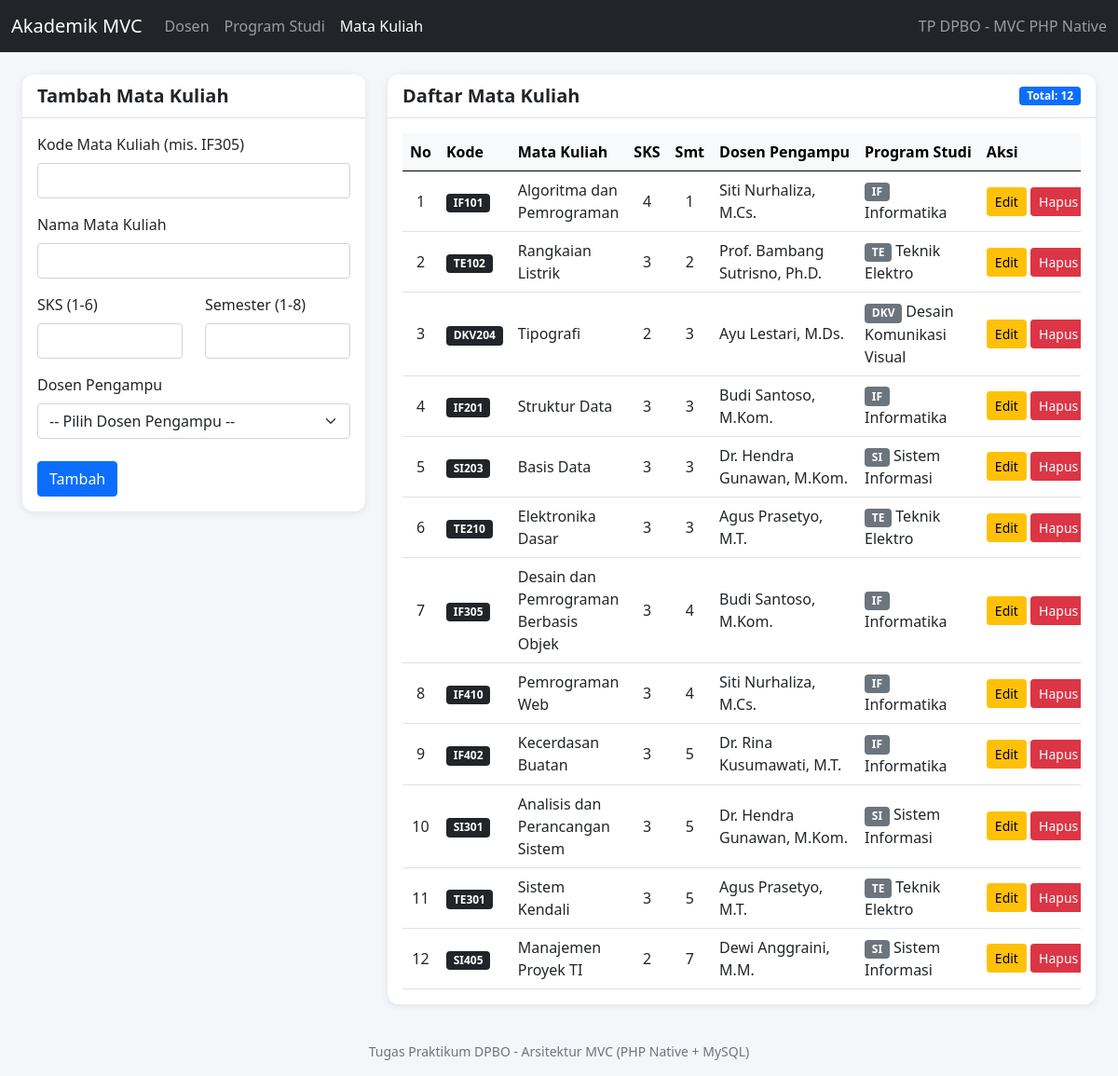
The page /Project/course.php on the database its author committed.
### tables this page shows
CREATE TABLE courses (
    id          INT UNSIGNED NOT NULL AUTO_INCREMENT,
    code        VARCHAR(10)  NOT NULL,
    name        VARCHAR(150) NOT NULL,
    credits     TINYINT UNSIGNED NOT NULL,
    semester    TINYINT UNSIGNED NOT NULL,
    lecturer_id INT UNSIGNED NOT NULL,
    PRIMARY KEY (id),
    UNIQUE KEY uq_courses_code (code),
    KEY idx_courses_lecturer (lecturer_id),
    CONSTRAINT chk_courses_credits CHECK (credits BETWEEN 1 AND 6),
    CONSTRAINT chk_courses_semester CHECK (semester BETWEEN 1 AND 8),
    CONSTRAINT fk_courses_lecturer
        FOREIGN KEY (lecturer_id) REFERENCES lecturers (id)
        ON DELETE RESTRICT ON UPDATE CASCADE
);

CREATE TABLE lecturers (
    id            INT UNSIGNED NOT NULL AUTO_INCREMENT,
    name          VARCHAR(100) NOT NULL,
    nidn          VARCHAR(10)  NOT NULL,
    email         VARCHAR(100) NOT NULL,
    phone         VARCHAR(20)  NOT NULL,
    academic_rank ENUM('Asisten Ahli','Lektor','Lektor Kepala','Profesor')
                  NOT NULL DEFAULT 'Asisten Ahli',
    join_date     DATE         NOT NULL,
    department_id INT UNSIGNED NOT NULL,
    PRIMARY KEY (id),
    UNIQUE KEY uq_lecturers_nidn (nidn),
    UNIQUE KEY uq_lecturers_email (email),
    KEY idx_lecturers_department (department_id),
    CONSTRAINT fk_lecturers_department
        FOREIGN KEY (department_id) REFERENCES departments (id)
        ON DELETE RESTRICT ON UPDATE CASCADE
);

CREATE TABLE departments (
    id        INT UNSIGNED NOT NULL AUTO_INCREMENT,
    code      VARCHAR(10)  NOT NULL,
    name      VARCHAR(100) NOT NULL,
    head_name VARCHAR(100) NOT NULL,
    building  VARCHAR(100) NOT NULL,
    PRIMARY KEY (id),
    UNIQUE KEY uq_departments_code (code)
);

### Project/controllers/CourseController.php (called while the page is built, shortened)
<?php
include_once("models/DB.php");
include_once("models/Course.php");
include_once("views/Template.php");
include_once("views/CourseView.php");
class CourseController extends BaseController
{
  private $course;
  private $lecturer;
  function __construct()
  {
    $this->course = new Course(Config::$db_host, Config::$db_user, Config::$db_pass, Config::$db_name);
    $this->lecturer = new Lecturer(Config::$db_host, Config::$db_user, Config::$db_pass, Config::$db_name);
  }
  public function index($id_edit = null)
  {
    $this->course->open();
    $this->lecturer->open();
    $data = array(
      'course' => array(),
      'lecturer' => array(),
      'edit' => null,
      'flash' => null
    );
    $this->course->getCourse();
    while ($row = $this->course->getResult()) {
      array_push($data['course'], $row);
    }
    $this->lecturer->getLecturer();
    while ($row = $this->lecturer->getResult()) {
      array_push($data['lecturer'], $row);
    }
    $data['flash'] = $this->getFlash();
    $view = new CourseView();
    $view->render($data);
  }
}

### Project/models/DB.php (called while the page is built, shortened)
<?php
class DB
{
    var $db_host = "";
    var $db_user = "";
    var $db_pass = "";
    var $db_name = "";
    var $db_link = "";
    function __construct($db_host, $db_user, $db_pass, $db_name)
    {
        $this->db_host = $db_host;
        $this->db_user = $db_user;
        $this->db_pass = $db_pass;
        $this->db_name = $db_name;
    }
    function open()
    {
        $this->db_link = @mysqli_connect($this->db_host, $this->db_user, $this->db_pass, $this->db_name);
        mysqli_set_charset($this->db_link, "utf8mb4");
    }
    function execute($query)
    {
        $this->result = mysqli_query($this->db_link, $query);
        return $this->result;
    }
}

### Project/models/Course.php (called while the page is built, shortened)
<?php
class Course extends DB
{
    function getCourse()
    {
        $query = "SELECT c.id, c.code, c.name, c.credits, c.semester, c.lecturer_id,
                         l.name AS lecturer_name,
                         d.code AS department_code, d.name AS department_name
                  FROM courses c
                  JOIN lecturers l ON c.lecturer_id = l.id
                  JOIN departments d ON l.department_id = d.id
                  ORDER BY c.semester ASC, c.code ASC";
        return $this->execute($query);
    }
}

### Project/views/CourseView.php (the view, shortened to what this page needs)
<?php
class CourseView
{
  public function render($data)
  {
    $edit = $data['edit'];
    $no = 1;
    $dataTabel = '';
    $optLecturer = '';
    foreach ($data['course'] as $row) {
      $dataTabel .= "<tr>
                <td class='text-center'>" . $no++ . "</td>
                <td><span class='badge bg-dark'>" . Template::e($row['code']) . "</span></td>
                <td class='fw-semibold'>" . Template::e($row['name']) . "</td>
                <td class='text-center'>" . (int) $row['credits'] . "</td>
                <td class='text-center'>" . (int) $row['semester'] . "</td>
                <td>" . Template::e($row['lecturer_name']) . "</td>
                <td><span class='badge bg-secondary me-1'>" . Template::e($row['department_code']) . "</span>" . Template::e($row['department_name']) . "</td>
                <td class='text-nowrap'>
                  <a href='course.php?id_edit=" . (int) $row['id'] . "' class='btn btn-sm btn-warning'>Edit</a>
                  <form action='course.php' method='POST' class='d-inline' onsubmit=\"return confirm('Yakin ingin menghapus data ini?');\">
                    <input type='hidden' name='id' value='" . (int) $row['id'] . "'>
                    <button type='submit' name='delete' class='btn btn-sm btn-danger'>Hapus</button>
                  </form>
                </td>
              </tr>";
    }
    if (!$edit) {
      $optLecturer .= "<option value='' disabled selected>-- Pilih Dosen Pengampu --</option>";
    }
  }
}

### Project/assets/style.css (style rules this page uses)
body { background-color: #f4f6f9; }
.card { border: 0; border-radius: 0.75rem; box-shadow: 0 2px 8px rgba(0, 0, 0, 0.08); }
.card-header { border-radius: 0.75rem 0.75rem 0 0 !important; font-weight: 600; }
.table > :not(caption) > * > * { vertical-align: middle; }
.table thead th { white-space: nowrap; }
footer { font-size: 0.875rem; }

### rows shown on the page
courses: code "IF101", name "Algoritma dan Pemrograman", credits "4", semester "1", lecturer.name "Siti Nurhaliza, M.Cs.", departments.code "IF", departments.name "Informatika"
courses: code "TE102", name "Rangkaian Listrik", credits "3", semester "2", lecturer.name "Prof. Bambang Sutrisno, Ph.D.", departments.code "TE", departments.name "Teknik Elektro"
courses: code "DKV204", name "Tipografi", credits "2", semester "3", lecturer.name "Ayu Lestari, M.Ds.", departments.code "DKV", departments.name "Desain Komunikasi Visual"
courses: code "IF201", name "Struktur Data", credits "3", semester "3", lecturer.name "Budi Santoso, M.Kom.", departments.code "IF", departments.name "Informatika"
courses: code "SI203", name "Basis Data", credits "3", semester "3", lecturer.name "Dr. Hendra Gunawan, M.Kom.", departments.code "SI", departments.name "Sistem Informasi"
courses: code "TE210", name "Elektronika Dasar", credits "3", semester "3", lecturer.name "Agus Prasetyo, M.T.", departments.code "TE", departments.name "Teknik Elektro"
courses: code "IF305", name "Desain dan Pemrograman Berbasis Objek", credits "3", semester "4", lecturer.name "Budi Santoso, M.Kom.", departments.code "IF", departments.name "Informatika"
courses: code "IF410", name "Pemrograman Web", credits "3", semester "4", lecturer.name "Siti Nurhaliza, M.Cs.", departments.code "IF", departments.name "Informatika"
courses: code "IF402", name "Kecerdasan Buatan", credits "3", semester "5", lecturer.name "Dr. Rina Kusumawati, M.T.", departments.code "IF", departments.name "Informatika"
courses: code "SI301", name "Analisis dan Perancangan Sistem", credits "3", semester "5", lecturer.name "Dr. Hendra Gunawan, M.Kom.", departments.code "SI", departments.name "Sistem Informasi"
courses: code "TE301", name "Sistem Kendali", credits "3", semester "5", lecturer.name "Agus Prasetyo, M.T.", departments.code "TE", departments.name "Teknik Elektro"
courses: code "SI405", name "Manajemen Proyek TI", credits "2", semester "7", lecturer.name "Dewi Anggraini, M.M.", departments.code "SI", departments.name "Sistem Informasi"
